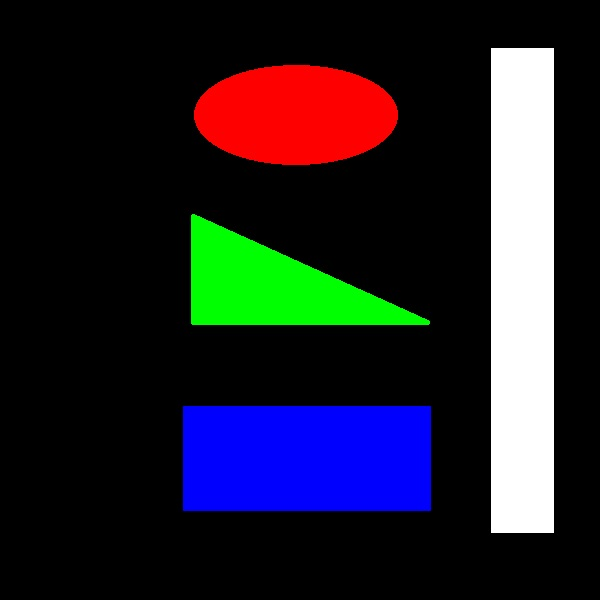
#> input picture testpic.jpg, 600 x 600 px
$ python smooth_fliter.py testpic.jpg
#> lines starting #> are read from the running program, lines starting #| are printed output that depends on the picture
# coding=utf-8
__author__ = 'Sean'

import cv2
import numpy as np
import sys
from matplotlib import pyplot as plt

####################################
# 将图像的BGR顺序纠正为RGB
def bgr2rgb(src):
    img = src.copy()
    img[:,:,0] = src[:,:,2]
    img[:,:,2] = src[:,:,0]
    return img
######################################

print("图像平滑")

img = cv2.imread(sys.argv[1])
#> img is the input picture: shape (600, 600, 3); mean B, G, R 40.2, 31.6, 33.1

# 创建掩膜
k = 9
kernel = np.ones((k,k), np.float32)/k**2
print(kernel)

# 均值滤波
#cv.Filter2D(src, dst, kernel, anchor=(-1, -1))
#ddepth –desired depth of the destination image;
#if it is negative, it will be the same as src.depth();
#the following combinations of src.depth() and ddepth are supported:
#src.depth() = CV_8U, ddepth = -1/CV_16S/CV_32F/CV_64F
#src.depth() = CV_16U/CV_16S, ddepth = -1/CV_32F/CV_64F
#src.depth() = CV_32F, ddepth = -1/CV_32F/CV_64F
#src.depth() = CV_64F, ddepth = -1/CV_64F
#when ddepth = -1, the output image will have the same depth as the source.
img_average = cv2.filter2D(img,-1,kernel)
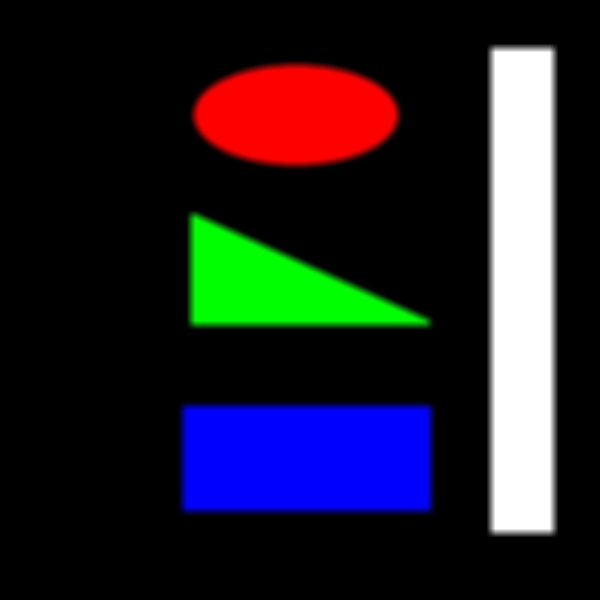
#> img_average: shape (600, 600, 3); mean B, G, R 40.2, 31.6, 33.1

# 使用blur()函数进行均值滤波
img_blur = cv2.blur(img, (k,k))

# 高斯平滑
img_gaussian = cv2.GaussianBlur(img, (k,k), 3)
# 也可以自己创建一个高斯核
#kernel_g = cv2.getGaussianKernel(k, 5)
#img_gaussian = cv2.filter2D(img,-1,kernel_g)
#print kernel_g.shape

# 中值滤波
#img_median = cv2.medianBlur(img_noise,k)

#plt.subplot(121),plt.imshow(img_noise,'gray'),plt.title("噪声图像")
#plt.subplot(122),plt.imshow(img_median,'gray'),plt.title("中值滤波后的图像")
#plt.show()

# 双边滤波
#cv2.bilateralFilter(src, d, sigmaColor, sigmaSpace)
#d – Diameter of each pixel neighborhood that is used during filtering.
# If it is non-positive, it is computed from sigmaSpace
#9 邻域直径，两个75 分别是空间高斯函数标准差，灰度值相似性高斯函数标准差
img_new = cv2.imread(sys.argv[1])
img_bf = cv2.bilateralFilter(img_new,9,75,75)

# 平滑滤波结果
plt.subplot(221),plt.imshow(bgr2rgb(img),"gray"),plt.title("Original")
plt.xticks([]),plt.yticks([])  # 去掉坐标轴刻度
plt.subplot(222),plt.imshow(bgr2rgb(img_average),"gray"),plt.title("average_filtering")
plt.xticks([]),plt.yticks([])
plt.subplot(223),plt.imshow(bgr2rgb(img_blur),"gray"),plt.title("blur_filtering")
plt.xticks([]),plt.yticks([])
plt.subplot(224),plt.imshow(bgr2rgb(img_gaussian),"gray"),plt.title("gaussian_filtering")
#> in bgr2rgb (call 4), `img[:,:,2] = src[:,:,0]`:
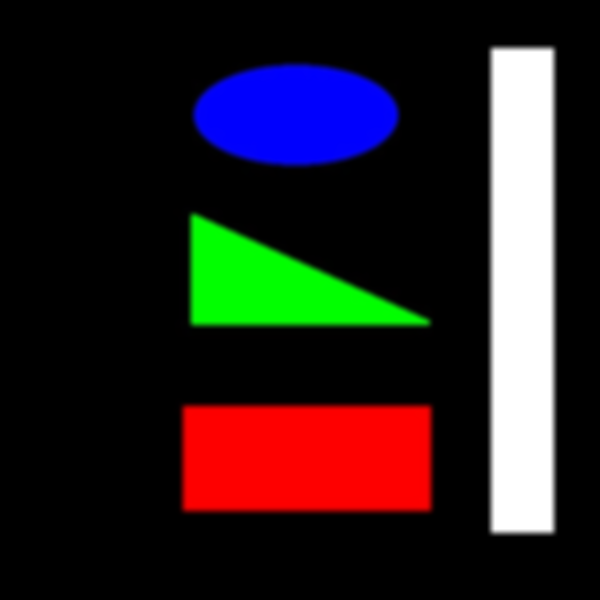
#> img: shape (600, 600, 3); mean B, G, R 33.1, 31.6, 40.2
plt.xticks([]),plt.yticks([])
plt.show()
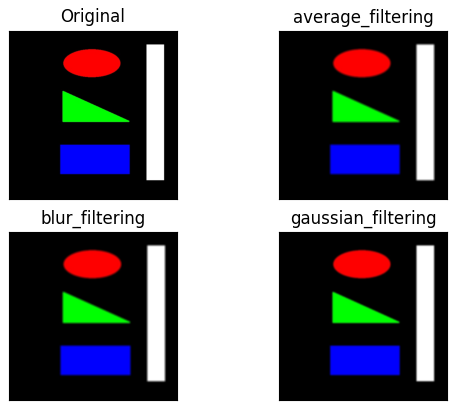
#> figure drawn by matplotlib, 4 panels; B, G, R data is drawn as R, G, B

# 双边滤波结果
plt.subplot(121),plt.imshow(bgr2rgb(img_new), "gray"), plt.title("Original")
plt.xticks([]),plt.yticks([])
plt.subplot(122), plt.imshow(bgr2rgb(img_bf), "gray"), plt.title("bilateralFilter")
#> in bgr2rgb (call 6), `img[:,:,2] = src[:,:,0]`:
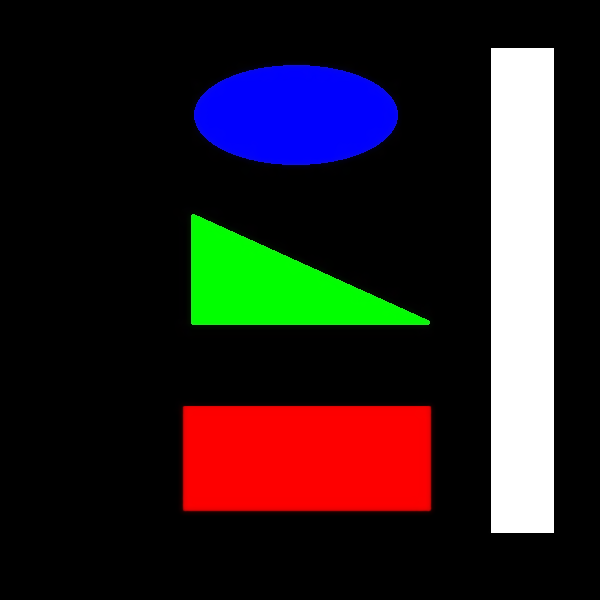
#> img: shape (600, 600, 3); mean B, G, R 33.1, 31.6, 40.2
plt.xticks([]), plt.yticks([])
plt.show()
#> figure, not shown here; B, G, R data is drawn as R, G, B
